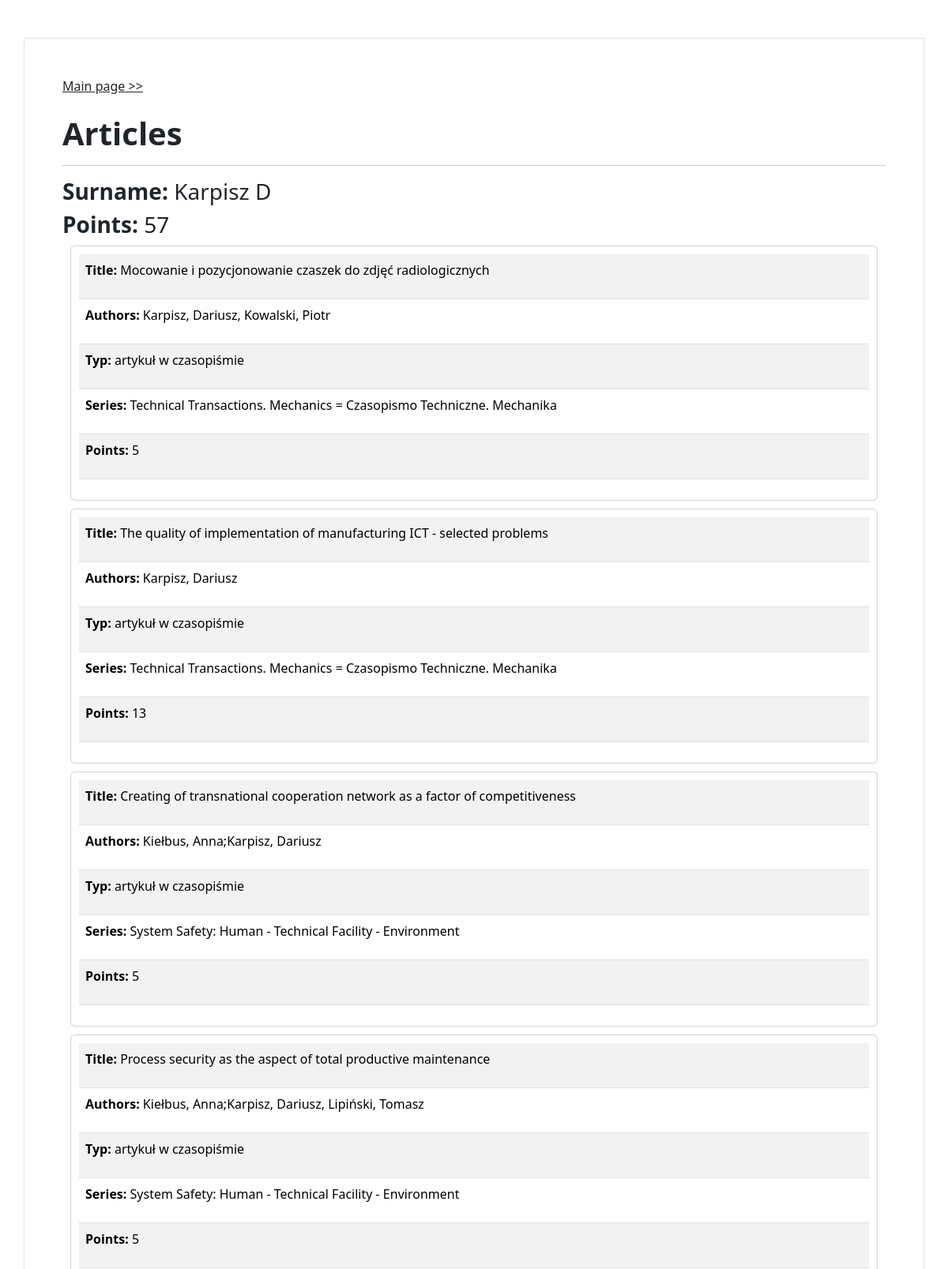
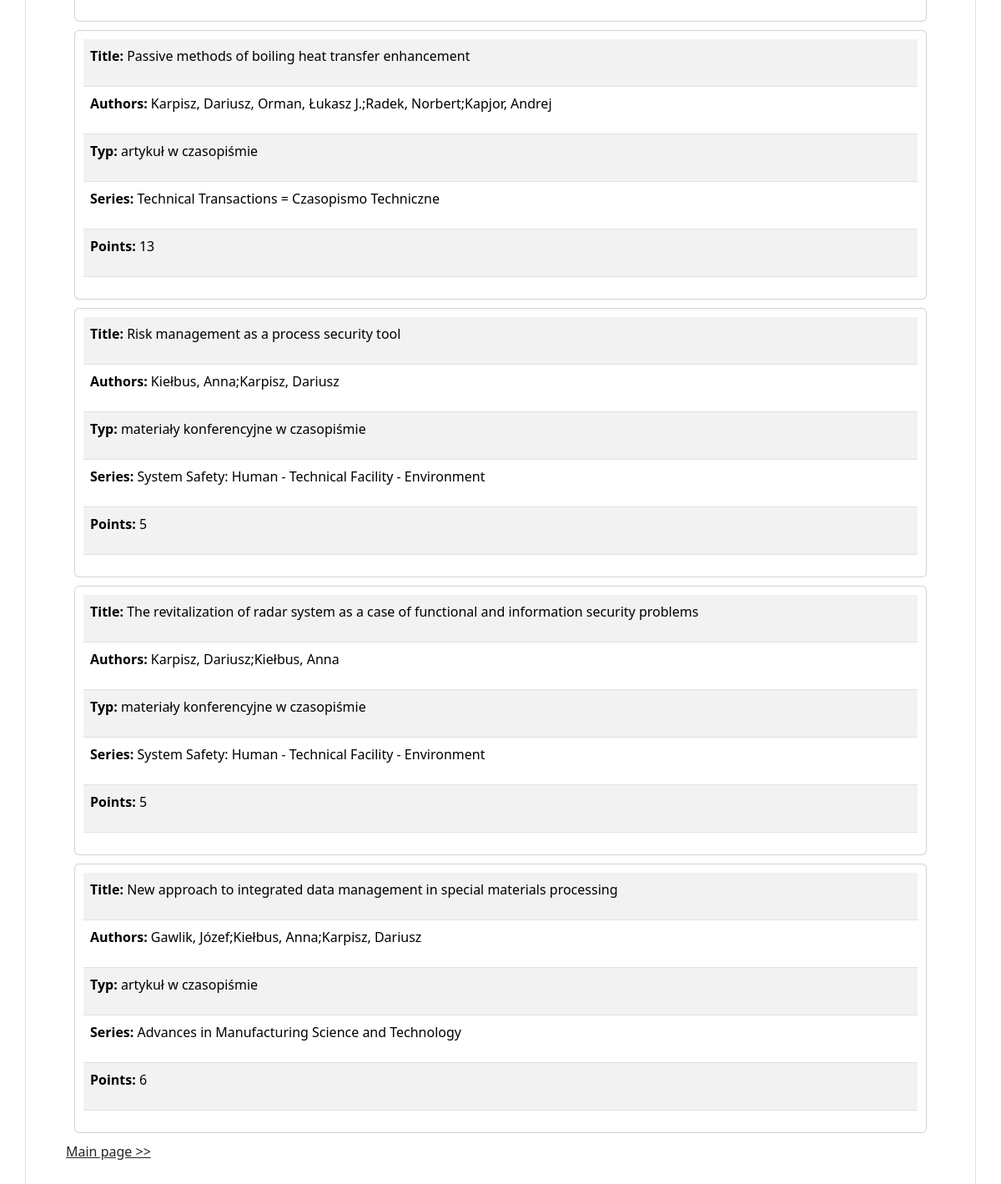
Page /articles/7 on the committed database (2 pictures, top to bottom).
### biblos/models.py (models this page shows)
class Author(models.Model):
    name = models.CharField(max_length = 200, blank=True, null=True, unique = True)
    class Meta:
        db_table = 'author'

class Article(models.Model):
    author = models.ForeignKey(Author, on_delete=models.CASCADE)
    title = models.CharField(max_length = 200)
    authors = models.CharField(max_length = 200, blank=True, null=True)
    ext_authors = models.CharField(max_length = 200, blank=True, null=True)
    typ = models.CharField(max_length = 200, blank=True, null=True)
    series = models.CharField(max_length = 200, blank=True, null=True)
    release_data = models.CharField(max_length = 200, blank=True, null=True)
    points = models.IntegerField(blank=True, null=True)
    mnisw_list = models.CharField(max_length = 200, blank=True, null=True)
    impact = models.CharField(max_length = 200, blank=True, null=True)
    class Meta:
        db_table = 'article'

### biblos/views.py (the view)
# urls.py: path('articles/<int:id>', views.author_view, name='articles')
def author_view(request, id):
    author = Author.objects.filter(id=id).first()
    articles = Article.objects.filter(author=author, points__gt=0)
    points = 0
    for article in articles:
        points+=article.points
    context = dict({ "author" : author, "articles":articles, "points": points })
    return render(request, 'biblos/author_view.html', context=context)

### biblos/templates/biblos/author_view.html (shortened to what this page needs)
{% extends 'biblos/base.html' %}
{% block content %}
<div class="container p-5 my-5 border">
    <a href='/' class="link-dark">Main page &gt;&gt;</a>
    <br>
    <br>
    <p class="h1" class="text-align: center"><b>Articles</b></p>
    <hr>
    <p class="h3"><b>Surname: </b>{{author.name}}</p>
    <p class="h3"><b>Points: </b>{{points}}</p>
    {% for article in articles %}
        <div class="card" style="padding:10px; margin: 10px">
            <table class="table table-striped" >
                <tr><td><p id="article"><b>Title: </b>{{article.title}}</p></td></tr>
                <tr><td><p id="article"><b>Authors: </b>{{article.authors}}{% if article.ext_authors %}, {{article.ext_authors}}{% endif %}</p></td></tr>
                {% if article.typ %}<tr><td><p id="article"><b>Typ: </b>{{article.typ}}</p></td></tr>{% endif %}
                {% if article.series %}<tr><td><p id="article"><b>Series: </b>{{article.series}}</p></td></tr>{% endif %}
                {% if article.points %}<tr><td><p id="article"><b>Points: </b>{{article.points}}</p></td></tr>{% endif %}
            </table>
        </div>
    {% endfor %}
    <a href='/' class="link-dark">Main page &gt;&gt;</a>
</div>
{% endblock %}

### rows in the picture
Author: name "Karpisz D"
Article: title "Mocowanie i pozycjonowanie czaszek do zdjęć radiologicznych", authors "Karpisz, Dariusz", ext_authors "Kowalski, Piotr", typ "artykuł w czasopiśmie", series "Technical Transactions. Mechanics = Czasopismo Techniczne. Mechanika", points "5"
Article: title "The quality of implementation of manufacturing ICT - selected problems", authors "Karpisz, Dariusz", typ "artykuł w czasopiśmie", series "Technical Transactions. Mechanics = Czasopismo Techniczne. Mechanika", points "13"
Article: title "Creating of transnational cooperation network as a factor of competitiveness", authors "Kiełbus, Anna;Karpisz, Dariusz", typ "artykuł w czasopiśmie", series "System Safety: Human - Technical Facility - Environment", points "5"
Article: title "Process security as the aspect of total productive maintenance", authors "Kiełbus, Anna;Karpisz, Dariusz", ext_authors "Lipiński, Tomasz", typ "artykuł w czasopiśmie", series "System Safety: Human - Technical Facility - Environment", points "5"
Article: title "Passive methods of boiling heat transfer enhancement", authors "Karpisz, Dariusz", ext_authors "Orman, Łukasz J.;Radek, Norbert;Kapjor, Andrej", typ "artykuł w czasopiśmie", series "Technical Transactions = Czasopismo Techniczne", points "13"
Article: title "Risk management as a process security tool", authors "Kiełbus, Anna;Karpisz, Dariusz", typ "materiały konferencyjne w czasopiśmie", series "System Safety: Human - Technical Facility - Environment", points "5"
Article: title "The revitalization of radar system as a case of functional and information security problems", authors "Karpisz, Dariusz;Kiełbus, Anna", typ "materiały konferencyjne w czasopiśmie", series "System Safety: Human - Technical Facility - Environment", points "5"
Article: title "New approach to integrated data management in special materials processing", authors "Gawlik, Józef;Kiełbus, Anna;Karpisz, Dariusz", typ "artykuł w czasopiśmie", series "Advances in Manufacturing Science and Technology", points "6"

### other values in the picture
{{ points }} "57"
